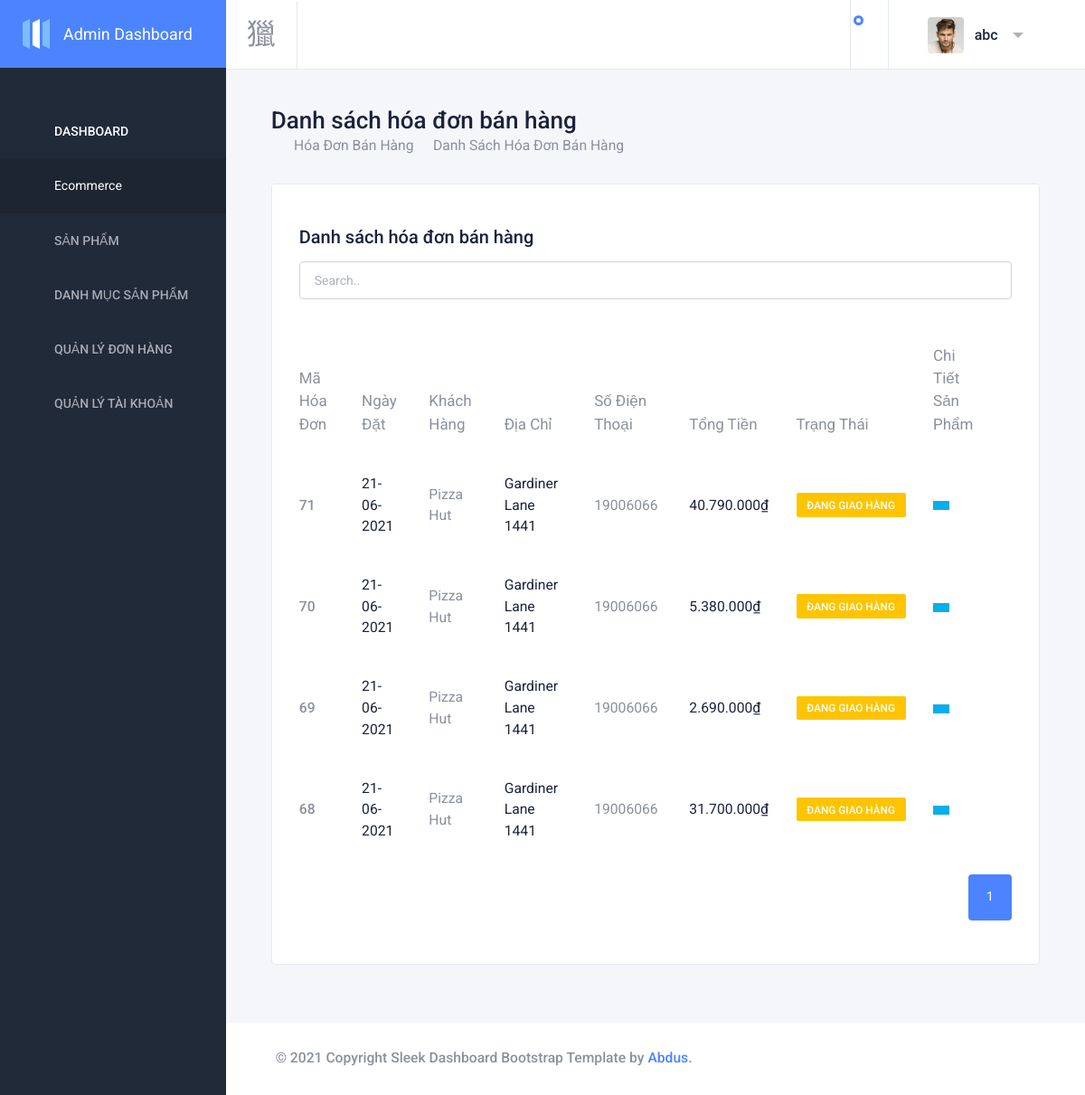
Before: /adminorder (signed in) with the older database file.
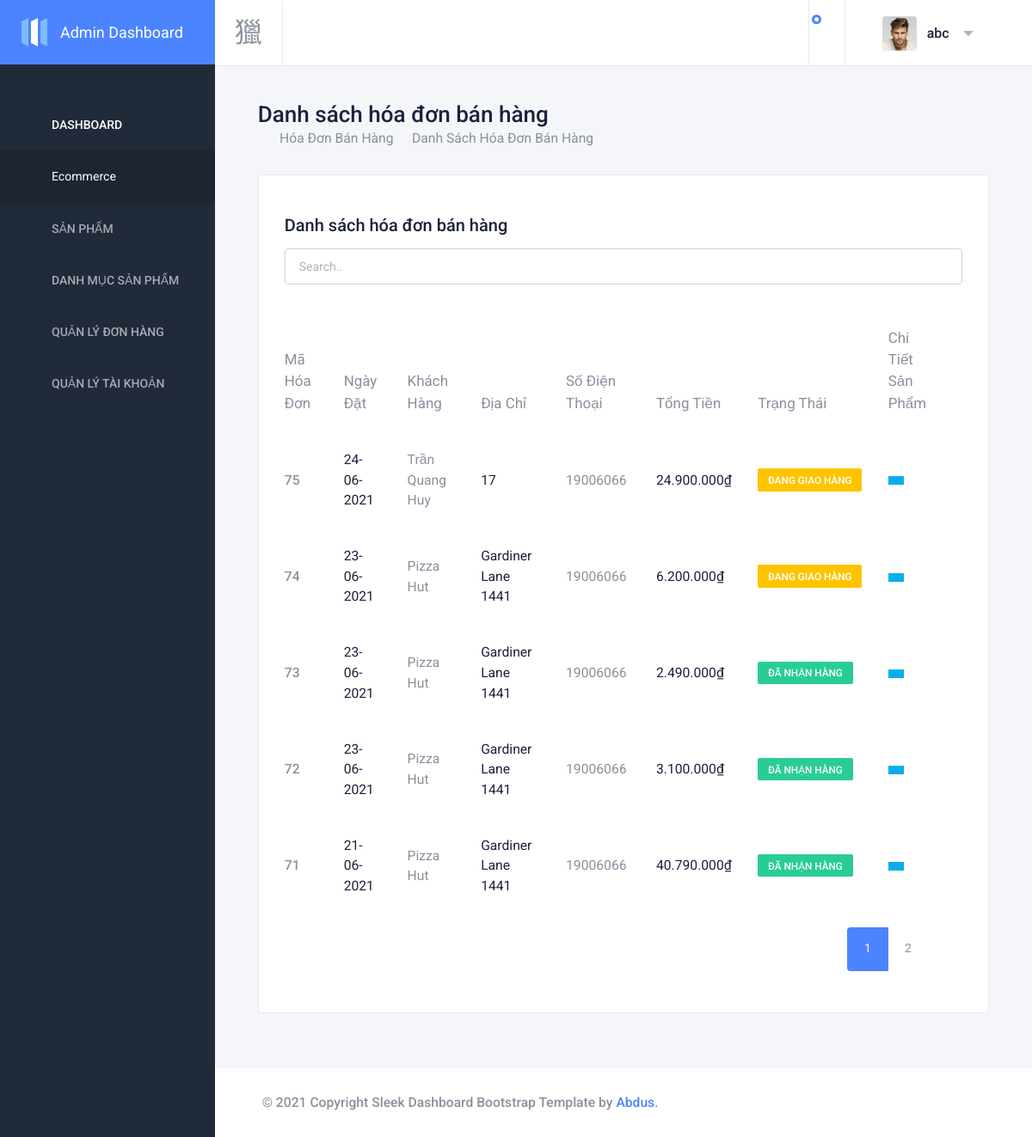
After: the same page with the newer database file.
### tables this page shows
CREATE TABLE `customer_order` (
  `order_id` int(11) NOT NULL,
  `c_id` int(11) NOT NULL,
  `total_price` decimal(15,4) NOT NULL,
  `status` tinyint(4) NOT NULL,
  `date_order` date NOT NULL
);

CREATE TABLE `customer` (
  `c_id` int(11) NOT NULL,
  `fullname` varchar(50) NOT NULL,
  `phone` varchar(15) NOT NULL,
  `email` varchar(50) NOT NULL,
  `address` varchar(255) NOT NULL
);

### controllers/BaseController.php (called while the page is built, shortened)
<?php
class BaseController
{
    function render($file, $data = array())
    {
        $view_file =  'views/' . $this->folder . '/' . $file . '.php';
        if (is_file($view_file)) {
            extract($data);
            require_once($view_file);
        } else {
            header('Location: ./NotFoundController');
        }
    }
}

### controllers/AdminOrderController.php (called while the page is built, shortened)
<?php
require_once('controllers/BaseController.php');
class AdminOrderController extends BaseController
{
    public function index($name = 'page', $page = 1)
    {
        if ($name == 'page') {
            $orderModel = new OrderModel;
            $data = $orderModel->getAllMainOrder($page, 5);
            $this->render(
                'index',
                $data
            );
        } else {
            header("Location: http://" . $_SERVER['HTTP_HOST'] . "/gomsu_shop/NotFoundController");
        }
    }
}

### core/App.php (called while the page is built, shortened)
<?php
class App
{
    protected $method = 'index';
    public function __construct()
    {
        $url = $this->parseUrl();
        if (isset($url[0])) {
            if (file_exists('controllers/' . $url[0] . 'Controller.php')) {
                unset($url[0]);
            } else {
                $this->controller = "NotFoundController";
            }
        }
        $controllerObject = new $this->controller;
        $this->params = $url ? array_values($url) : [];
        call_user_func_array(array($controllerObject, $this->method), $this->params);
    }
    public function parseUrl()
    {
        if (isset($_GET['url'])) {
            return explode('/', filter_var(rtrim($_GET['url'], '/'), FILTER_SANITIZE_URL));
        }
    }
}

### index.php (called while the page is built, shortened)
<?php
require('./core/App.php');
$router = new App();

### models/OrderModel.php (called while the page is built, shortened)
<?php
require_once 'BaseModel.php';
class OrderModel extends BaseModel
{
    public static function totalRecords()
    {
        $db = new DB;
        $conn = $db->connect();
        $sql = "SELECT COUNT(*) FROM " . self::CUSTOMER_TABLE . " as C join " . self::ORDER_TABLE . " as O on C.c_id = O.c_id";
        $result = mysqli_query($conn, $sql);
        $row = mysqli_fetch_array($result);
        return $row[0];
    }
    public function getAllMainOrder($page = 1, $limit = 5)
    {
        $start_from = ($page - 1) * $limit;
        $sql = "select * from " . self::CUSTOMER_TABLE . " as C join " . self::ORDER_TABLE . " as O on C.c_id = O.c_id order by order_id desc limit $start_from, $limit";
        $result = $this->_query($sql);
        $data = [];
        while ($row = mysqli_fetch_array($result)) {
            array_push($data, $row);
        }
        return $data;
    }
}

### models/BaseModel.php (called while the page is built, shortened)
<?php
require_once(ROOT . '/core/Database.php');
class BaseModel extends DB
{
    public $conn;
    function __construct()
    {
        $this->conn = $this->connect();
    }
    public function _query($sql)
    {
        return mysqli_query($this->conn, $sql);
    }
}

### core/Database.php (called while the page is built, shortened)
<?php
class DB
{
    public function connect()
    {
        $this->connect = mysqli_connect(self::HOST, self::USERNAME, self::PASSWORD, self::DB_NAME);
        mysqli_set_charset($this->connect, "utf8");
        if (mysqli_connect_errno() === 0) {
            return $this->connect;
        }
        return false;
    }
}

### views/admin_order/index.php (the view, shortened to what the changed rows need)
<?php
include_once('views/layouts/admin_header.php');
include_once('models/OrderModel.php');
?>
<div class="content-wrapper">
    <div class="content">
        <div class="breadcrumb-wrapper">
            <h1>Danh sách hóa đơn bán hàng</h1>
        </div>
        <div class="row">
            <div class="col-12">
                <div class="card card-table-border-none" id="recent-orders">
                    <div class=" card-header justify-content-between ">
                        <h2>Danh sách hóa đơn bán hàng</h2>
                    </div>
                    <div class="table-responsive-sm card-body pt-0 pb-5">
                        <table class=" table card-table table-responsive table-responsive-large " style="width: 100%">
                            <thead>
                                <tr>
                                    <th>Mã Hóa Đơn</th>
                                    <th>Ngày Đặt</th>
                                    <th class=" d-md-table-cell ">
                                        Khách Hàng
                                    </th>
                                    <th>Địa Chỉ</th>
                                    <th>Số Điện Thoại</th>
                                    <th>Tổng Tiền</th>
                                    <th>Trạng Thái</th>
                                    <th>Chi Tiết Sản Phẩm</th>
                                </tr>
                            </thead>
                            <tbody>
                                <?php
                                foreach ($data as $order) :
                                    $phpdate = strtotime($order['date_order']);
                                    $order['date_order'] = date('d-m-Y', $phpdate); ?>
                                <tr>
                                    <td><?php echo $order['order_id'] ?></td>
                                    <td class=" text-dark  d-md-table-cell ">
                                        <?php echo $order['date_order'] ?>
                                    </td>
                                    <td><?php echo $order['fullname'] ?></td>
                                    <td class=" text-dark  d-md-table-cell "><?php echo $order['address'] ?></td>
                                    <td><?php echo $order['phone'] ?></td>
                                    <td class=" text-dark  d-md-table-cell ">
                                        <?php echo number_format($order['total_price'], 0, ',', '.') . '₫' ?></td>
                                    <td class=" d-md-table-cell ">
                                        <?php
                                            if ($order['status'] == 1) {
                                                echo "  <span class=' badge badge-success '>Đã nhận hàng</span>";
                                            } else {
                                                echo " <a id='updateStatus' style='cursor:pointer' data-id='" . $order['order_id'] . "'>
                                                <span class='
                                                                        badge
                                                                        badge-warning
                                                                    ' >Đang giao hàng </span> </a>
                                            ";
                                            }
                                            ?>
                                    </td>
                                    <td>
                                        <a data-toggle="modal" data-target=".bd-example-modal-lg"
                                            data-id="<?php echo $order['order_id'] ?>" id="order-details" type="button"
                                            class="btn btn-sm rounded-0 button-action"
                                            style="background-color: rgb(8, 174, 234);" data-toggle="tooltip"
                                            data-placement="top" title="" data-original-title="Edit">
                                        </a>
                                    </td>
                                </tr>
                                <?php endforeach; ?>
                            </tbody>
                        </table>
                        <div class="text-right">
                            <nav aria-label="Page navigation " style="display:inline-block">
                                <?php
                                $page = new Pagination([
                                    'total' => OrderModel::totalRecords(),
                                    'limit' => 5,
                                    'full' => false,
                                    'querystring' => 'page',
                                    'path' => 'adminorder/index'
                                ]);
                                echo $page->getPagination();
                                ?>
                            </nav>
                        </div>
                    </div>
                </div>
            </div>
        </div>
    </div>
</div>
<?php
include_once('views/layouts/admin_footer.php');
?>

### Pagination.php (shortened to what the changed rows need)
<?php
class Pagination
{
    private $config = [
        'total' => 0,
        'limit' => 0,
        'full' => true,
        'querystring' => 'page',
        'path' => 'adminproduct/index'
    ];
    public $url;
    public $currentPage;
    public function __construct($config = [])
    {
        $url = 'http://' . $_SERVER['HTTP_HOST'] . '/gomsu_shop/';
        $url .= $config['path'];
        $this->url = $url;
        $this->config = $config;
    }
    public function getParams()
    {
        $urlCurrent = explode('/', filter_var(rtrim($_GET['url'], '/'), FILTER_SANITIZE_URL));
        unset($urlCurrent[0]);
        unset($urlCurrent[1]);
        return $urlCurrent;
    }
    private function gettotalPage()
    {
        return ceil($this->config['total'] / $this->config['limit']);
    }
    private function getCurrentPage()
    {
        if (isset($this->currentPage) && (int)$this->currentPage >= 1) {
            if ((int)$this->currentPage > $this->gettotalPage()) {
                return (int)$this->gettotalPage();
            } else {
                return (int)$this->currentPage;
            }
        } else {
            return 1;
        }
    }
    private function getPrePage()
    {
        if ($this->getCurrentPage() === 1) {
            return;
        }
    }
    private function getNextPage()
    {
        if ($this->getCurrentPage() >= $this->gettotalPage()) {
            return;
        } else {
            return '<li class="page-item">
                                        <a class="page-link" href="' . $this->url . '/' . $this->config['querystring'] . '/' . ($this->getCurrentPage() + 1) . ' " aria-label="Previous">
                                            <span aria-hidden="true" class="mdi mdi-chevron-right"></span>
                                            <span class="sr-only">Next</span>
                                        </a>
                                    </li>';
        }
    }
    public function getPagination()
    {
        $path = 'adminproduct/index';
        $protocol = ((!empty($_SERVER['HTTPS']) && $_SERVER['HTTPS'] != 'off') || $_SERVER['SERVER_PORT'] == 443) ? "https://" : "http://";
        $CurPageURL = $protocol . $_SERVER['HTTP_HOST'] . $_SERVER['REQUEST_URI'];
        $data = '';
        if (isset($this->config['full']) && $this->config['full'] === false) {
            $data .= ($this->getCurrentPage() - 3) > 1 ? '<li class="page-item ">
            <a class="page-link" >...</a>
        </li>' : '';
            for ($i = ($this->getCurrentPage() - 3) > 0 ? ($this->getCurrentPage() - 3) : 1; $i <= (($this->getCurrentPage() + 3) > $this->gettotalPage() ? $this->gettotalPage() : ($this->getCurrentPage() + 3)); $i++) {
                if ($i === $this->getCurrentPage()) {
                    $data .= '<li class="page-item active">
                    <a class="page-link" href="' . $CurPageURL . '">' . $i . '</a>
                </li>';
                } else {
                    $data .= '<li class="page-item ">
                    <a class="page-link" href="' . $this->url . '/' . $this->config['querystring'] . '/' . $i . '">' . $i . '</a>
                </li>';
                }
            }
            $data .= ($this->getCurrentPage() + 3) < $this->gettotalPage() ? '<li class="page-item ">
            <a class="page-link" >...</a>
        </li>' : '';
        }
        return '<ul class = "pagination pagination-flat ">' . $this->getPrePage() . $data . $this->getNextPage() . '</ul>';
    }
}

Changed rows visible on the page:
no longer on this page (row edited): customer_order: order_id "70", date_order "21-06-2021", c.fullname "Pizza Hut", c.address "Gardiner Lane 1441", c.phone "19006066", total_price "5.380.000"
no longer on this page (row edited): customer_order: order_id "69", date_order "21-06-2021", c.fullname "Pizza Hut", c.address "Gardiner Lane 1441", c.phone "19006066", total_price "2.690.000"
no longer on this page (row edited): customer_order: order_id "68", date_order "21-06-2021", c.fullname "Pizza Hut", c.address "Gardiner Lane 1441", c.phone "19006066", total_price "31.700.000"
added customer_order: order_id "75", date_order "24-06-2021", c.fullname "Trần Quang Huy", c.address "17", c.phone "19006066", total_price "24.900.000"
added customer_order: order_id "74", date_order "23-06-2021", c.fullname "Pizza Hut", c.address "Gardiner Lane 1441", c.phone "19006066", total_price "6.200.000"
added customer_order: order_id "73", date_order "23-06-2021", c.fullname "Pizza Hut", c.address "Gardiner Lane 1441", c.phone "19006066", total_price "2.490.000", status "ĐÃ NHẬN HÀNG"
added customer_order: order_id "72", date_order "23-06-2021", c.fullname "Pizza Hut", c.address "Gardiner Lane 1441", c.phone "19006066", total_price "3.100.000", status "ĐÃ NHẬN HÀNG"
changed customer_order id 71: status "ĐANG GIAO HÀNG" → "ĐÃ NHẬN HÀNG"
Other visible differences:
new list line: "2"
